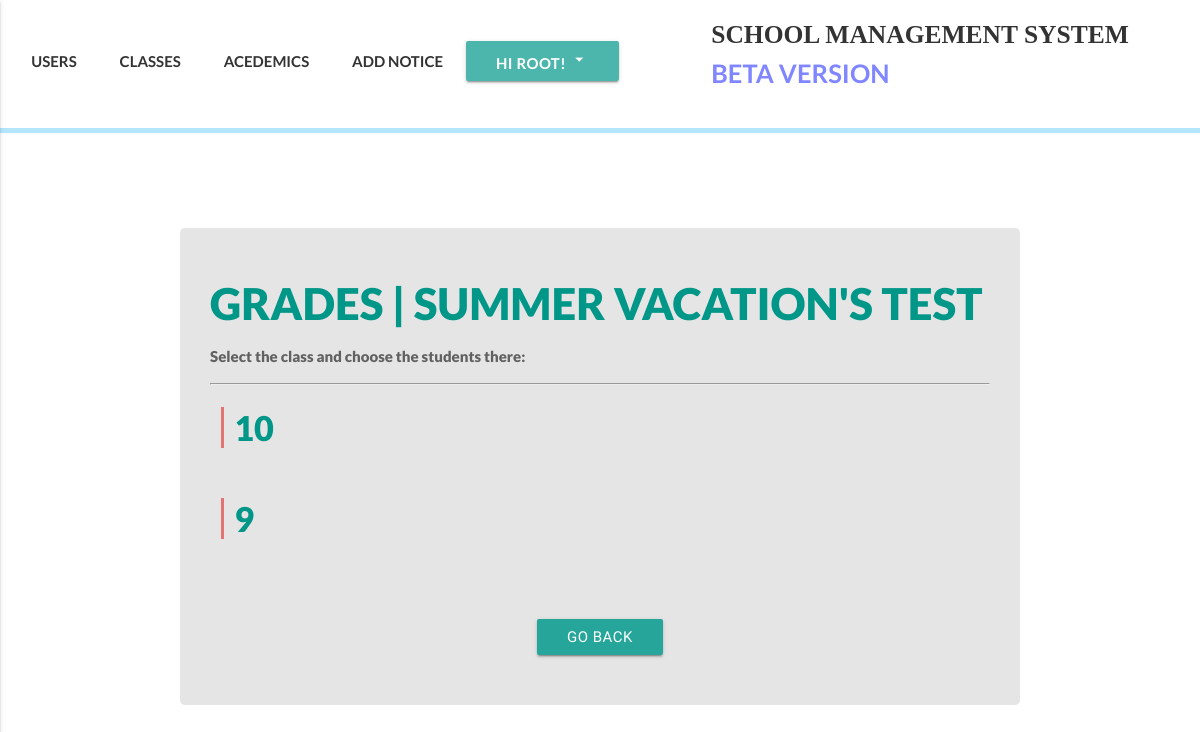
The app's page /academics/grades/semester/1/ (signed in) with its own data.
### accounts/models.py (models this page shows, shortened)
class User(AbstractBaseUser):
    email = models.EmailField(
        verbose_name='email address',
        max_length=255,
        unique=True,
    )
    date_of_birth = models.DateField(null=True)
    is_active = models.BooleanField(default=True)
    is_admin = models.BooleanField(default=False)
    is_teacher = models.BooleanField(default=False)
    is_student = models.BooleanField(default=False)
    bio = models.TextField(blank=True, help_text='write something about yourself...')
    phone_regex = RegexValidator(regex=r'^\+?1?\d{9,15}$', message="Phone number must be entered in the format: '+999999999'. Up to 15 digits allowed.")
    phone_number = models.CharField(validators=[phone_regex], max_length=17, blank=True, help_text="Phone number must be entered in the format: '+999999999'. Up to 15 digits allowed.") # validators should be a list
    first_name = models.CharField(max_length=225)
    last_name = models.CharField(max_length=225)
    address = models.CharField(max_length=225, blank=True)
    part_of = models.ForeignKey(Klasses, null=True, blank=True, related_name="partof", on_delete=models.SET_NULL)
    image = models.ImageField(upload_to="profile_pictures", blank=True)
    objects = MyUserManager()
    USERNAME_FIELD = 'email'
    REQUIRED_FIELDS = ['first_name', 'last_name', 'phone_number']
    def get_absolute_url(self):
        return reverse('user_detail', kwargs={'id':self.id})

### academics/models.py (models this page shows, shortened)
class Semester(models.Model):
    name = models.CharField(max_length=225, help_text="Choose a name for this period of grades, Semester, yearly or monthly test. However it suits your needs the best")
    period_start = models.DateField(auto_now_add=False, auto_now=False)
    period_end = models.DateField(auto_now_add=False, auto_now=False)

### klass/models.py (models this page shows, shortened)
class Klasses(models.Model):
    id = models.AutoField(primary_key=True)
    name = models.CharField(max_length=50)
    def __str__(self):
        return self.name

### academics/views.py (the view)
# urls.py: url(r'^grades/semester/(?P<id>[\w-]+)/$', grade_klass_list_view, name='grade-klass-list'),
def grade_klass_list_view(request, id):
    if request.user.is_authenticated and request.user.is_admin:
        semester = get_object_or_404(Semester, id=id)
        klasses = Klasses.objects.all()
        template_name = "academics/grade/grade_klass_list.html"
        context = {"klasses":klasses, "semester": semester}
        return render(request, template_name, context)
    else:
        raise Http404

### templates/academics/grade/grade_klass_list.html (shortened to what this page needs)
{% extends 'index.html' %}
{% block customcss %}
{% load static %}
<link rel="stylesheet" href="{% static 'css/klass/classes.css' %}">
<link rel="stylesheet" href="{% static 'css/academics/subjects/subject_list.css' %}">
{% endblock customcss %}
{% block content %}
<div class="register-bg">
  <div class="classes-boi hoverable grey-text text-darken-2">
      <h3 class="my-heada">GRADES | {{semester.name}}</h3>
      <div class="my-text">
        <p>Select the class and choose the students there: </p> <hr>
      </div>
      <div class="row">
        <div class="col xl16 l12 m12 s12">
          <div class="my-list-klasses">
            {% for obj in klasses %}
            <h4><a href="/academics/grades/{{semester.id}}/semester/{{obj.id}}" class="my-link">{{obj}}</a></h4> <br>
            {% endfor %}
            <br>
            <br>
          </div>
        </div>
        <div class="col offset-s3 s6">
          <a href="{% url 'semester-view' %}" class="btn waves-red boto">Go Back</a>
        </div>
    </div>
  </div>
</div>
{% endblock content %}

### templates/index.html (shortened to what this page needs)
<!DOCTYPE html>
<html lang="en">
<head>
  {% load static %}
  <link rel="stylesheet" href="https://cdnjs.cloudflare.com/ajax/libs/animate.css/3.5.2/animate.min.css">
  <link rel="stylesheet" href="{% static 'materialize/css/materialize.min.css' %}">
  {% block headercss %} <link rel="stylesheet" href="{% static 'css/header.css' %}"> {% endblock headercss %}
  {% block customcss %} <link rel="stylesheet" href="{% static 'css/home.css' %}"> {% endblock customcss %}
</head>
<body>
  {% block new_page %}
  <header>
    <div class="my-nav">
      <div class="row">
        <div class="col xl7 l7 m7 s12 ma-nav">
          <ul class="nav-ul" >
            {% block headernavs %}
            {% if request.user.is_authenticated %}
              {% if request.user.is_student %}
              <li><a href="{% url 'semester-view' %}" class="waves-effect waves-teal">MY GRADES</a></li>
              <li><a href="{{request.user.part_of.get_absolute_url}}" class="waves-effect waves-teal">MY CLASS</a></li>
              <li><a href="/academics/attendence/{{request.user.id}}" class="waves-effect waves-teal">ATTENDENCE</a></li>
              <a class='dropdown-button btn my-dropdown teal lighten-2' data-beloworigin="true" href='#' data-activates='dropdown1'>Hi {{request.user.first_name}}! <i class="medium material-icons">arrow_drop_down</i></a>
              <ul id='dropdown1' class='dropdown-content'>
               <li><a href="{{request.user.get_absolute_url}}">Profile</a></li>
               <li><a href="{% url 'change_password' %}">Change Password</a></li>
               <li><a href="{% url 'logout_view' %}">Logout</a></li>
             </ul>
              {% elif request.user.is_admin %}
              <li><a href="{% url 'user_view' %}" class="waves-effect waves-teal">USERS</a></li>
              <li><a href="{% url 'klasses_list_view' %}" class="waves-effect waves-teal">CLASSES</a></li>
              <li><a href="{% url 'academics_view' %}" class="waves-effect waves-teal">ACEDEMICS</a></li>
              <li><a href="#" class="waves-effect waves-teal">ADD NOTICE</a></li>
              <a class='dropdown-button btn my-dropdown teal lighten-2' data-beloworigin="true" href='#' data-activates='dropdown1'>Hi {{request.user.first_name}}! <i class="medium material-icons">arrow_drop_down</i></a>
              {% endif %}
            {% else %}
            <li><a href="{% url 'login_view' %}" class="waves-effect waves-teal"><span>LOGIN</span></a></li>
            {% endif %}
            {% endblock headernavs %}
          </ul>
        </div>
        <div class="col s2">
        </div>
        <div class="col xl5 l5 m5 offset-10">
          <a href="{% url 'home' %}" class='my-logo'>SCHOOL MANAGEMENT SYSTEM<br><span class="qaka"> BETA VERSION</span></a>
        </div>
    </div>
    </div>
    <div class='little-bar'></div>
  </header>
  {% block content %}{% endblock content %}
{% endblock new_page %}
</body>
</html>

### static/css/header.css (style rules this page uses)
.my-nav { font-family: lato; font-weight:bold; background-color: #fff; height:100%; padding-top:15px; padding-bottom: 0; margin-bottom:0; }
.my-dropdown { padding-bottom:40px; }
.little-bar { height:5px; background-color: #b3e5fc; }
.my-nav ul li { display: inline; }
.my-nav ul li a, .disable { padding: 20px 20px 20px 20px; color: #333; transition: 0.4s; }
.my-logo { font-family:kelson sans; color:#333; text-align:right; font-size:1.7em; transition: 0.4s; }
.qaka { color: #8086ff; font-family:lato; }

### static/css/klass/classes.css (style rules this page uses)
.register-bg { padding: 3em 0em; margin-top: 50px; }
.classes-boi { border-radius: 5px; color:#333; text-align:center; margin-top:10vh; width:70%; margin: auto; background-color: #e5e5e5; padding:2em; }
.my-link { color:#616161; transition: 0.4s; text-transform: uppercase; }
.classes-boi h3, .classes-boi h4, .classes-boi p { font-family: lato; font-weight:1000; }

### static/css/academics/subjects/subject_list.css (style rules this page uses)
.my-heada { text-transform: uppercase; font-weight: 1000; font-family: lato; text-align: left; color:#009688; }
.my-text, .my-list, .my-list-klasses { text-align: left; }
.my-list-klasses h4 a { color: #009688; border-left: solid 3px #e57373; padding-left: 10px; margin-left: 0; transition-duration: 0.3s; }

### records on screen
User: user.first_name "ROOT"
Semester: name "SUMMER VACATION'S TEST"
Klasses: name "10"
Klasses: name "9"
